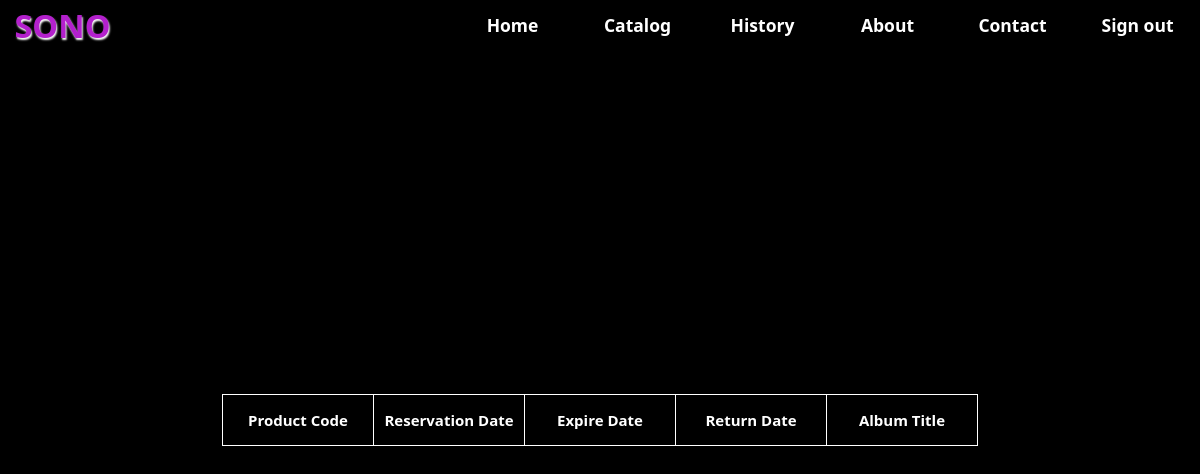
The app's page /history/ (signed in), older data.
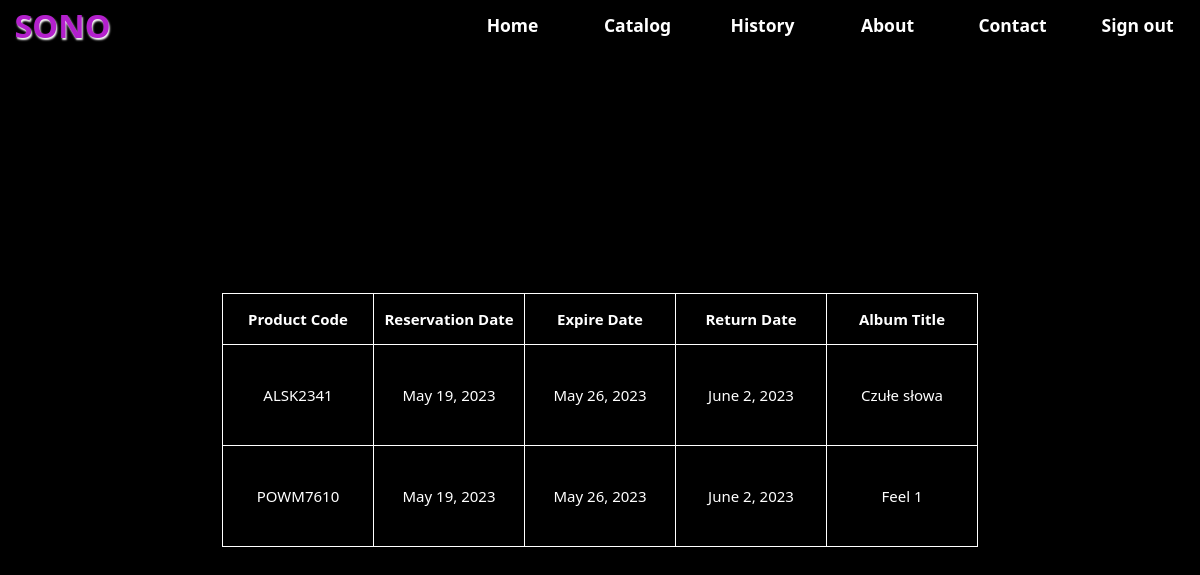
The same page, newer data.
### app/models.py (models this page shows)
class Product(models.Model):
    album = models.ForeignKey(Album, on_delete=models.DO_NOTHING)
    code = models.CharField(max_length=64)
    rental = models.ForeignKey(Rental, null=True, on_delete=models.DO_NOTHING)

class Rental(models.Model):
    reservation_date = models.DateField()
    reservation_expire_date = models.DateField()
    return_date = models.DateField()
    renter = models.ForeignKey(User, on_delete=models.DO_NOTHING)

class Album(models.Model):
    title = models.CharField(max_length=32)
    band = models.ForeignKey(Band, on_delete=models.CASCADE)
    cover = models.ImageField(upload_to='album_covers/', null=True, blank=True)

### app/controllers/product_controller.py (the view)
# urls.py: path('history/', product_controller.history, name='history'),
def history(request):
    if request.user.groups.first().name == 'Administrator':
        return redirect('home')
    products = product_service.get_products().filter(rental__renter=request.user).select_related('rental__renter', 'album')
    return render(request, 'app/rentals/history.html', {'products': products, 'group': request.user.groups.first().name if request.user.groups.first() else None})

### app/repositories/product_repository.py (called while the page is built)
    def get_products(self) -> QuerySet[Product]:
        return Product.objects.all()

### app/services/product_service.py (called while the page is built)
    def get_products(self) -> QuerySet[dict]:
        return self.product_repository.get_products()

### app/templates/app/rentals/history.html
{% extends "app/layout.html" %}
{% load static %}
{% block content %}
    {% block css %}
<link rel="stylesheet" href="{% static 'app/styles/history.css' %}" />
    {% endblock %}
<table>
    <thead>
        <tr>
            <th>Product Code</th>
            <th>Reservation Date</th>
            <th>Expire Date</th>
            <th>Return Date</th>
            <th>Album Title</th>
        </tr>
    </thead>
    <tbody>
        {% for product in products %}
        <tr>
            <td>{{ product.code }}</td>
            <td>{{ product.rental.reservation_date }}</td>
            <td>{{ product.rental.reservation_expire_date }}</td>
            <td>{{ product.rental.return_date }}</td>
            <td>{{ product.album.title }}</td>
        </tr>
        {% endfor %}
    </tbody>
</table>
{% endblock %}

Row changes from the older to the newer data that the page shows:
added Product: code "ALSK2341", rental.reservation_date "May 19, 2023", rental.reservation_expire_date "May 26, 2023", rental.return_date "June 2, 2023", album "Czułe słowa"
added Product: code "POWM7610", rental.reservation_date "May 19, 2023", rental.reservation_expire_date "May 26, 2023", rental.return_date "June 2, 2023", album "Feel 1"
